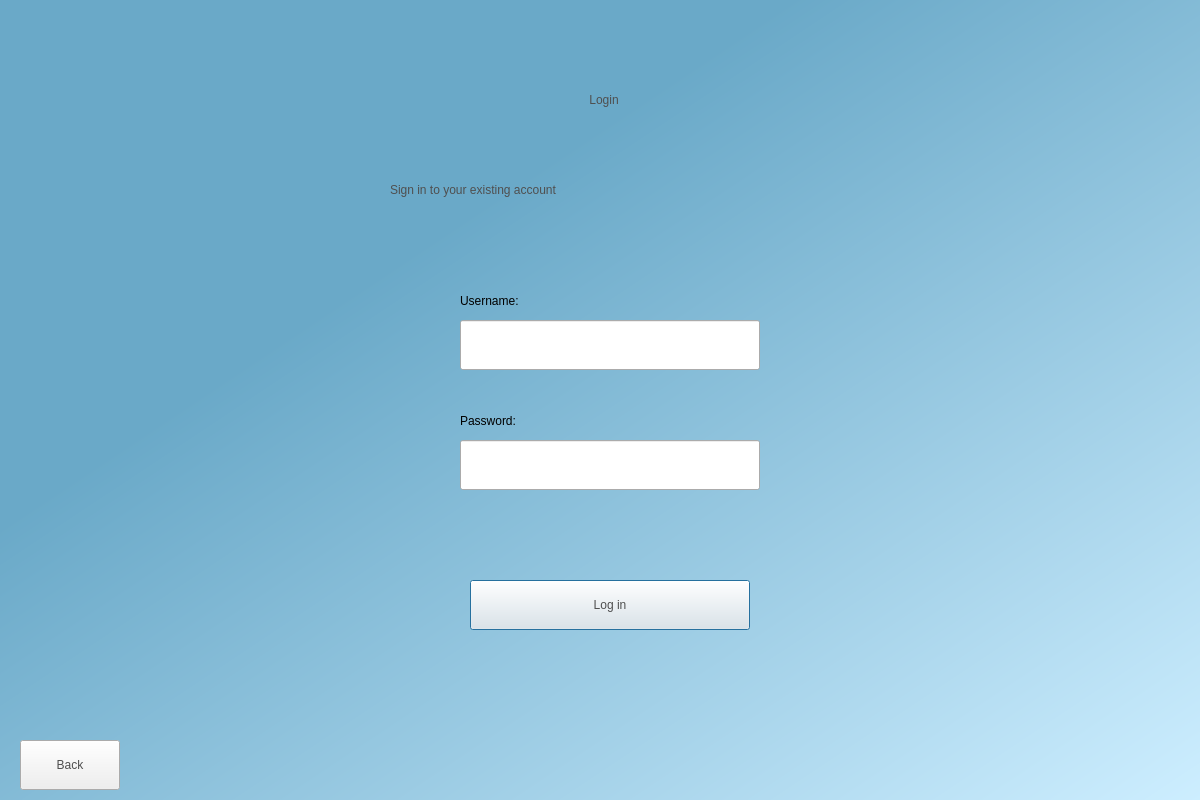
<?xml version="1.0" encoding="UTF-8"?>
<ui version="4.0">
 <class>Login</class>
 <widget class="QDialog" name="Login">
  <property name="enabled">
   <bool>true</bool>
  </property>
  <property name="geometry">
   <rect>
    <x>0</x>
    <y>0</y>
    <width>1200</width>
    <height>800</height>
   </rect>
  </property>
  <property name="sizePolicy">
   <sizepolicy hsizetype="Fixed" vsizetype="Fixed">
    <horstretch>0</horstretch>
    <verstretch>0</verstretch>
   </sizepolicy>
  </property>
  <property name="windowTitle">
   <string>Dialog</string>
  </property>
  <property name="styleSheet">
   <string notr="true">QDialog#Login{
background-color:qlineargradient(spread:repeat, x1:0, y1:0, x2:1, y2:1, stop:0.329545 rgba(106, 169, 200, 255), stop:1 rgba(205, 238, 255, 255));
}</string>
  </property>
  <property name="sizeGripEnabled">
   <bool>false</bool>
  </property>
  <widget class="QLabel" name="label">
   <property name="enabled">
    <bool>false</bool>
   </property>
   <property name="geometry">
    <rect>
     <x>480</x>
     <y>60</y>
     <width>248</width>
     <height>79</height>
    </rect>
   </property>
   <property name="sizePolicy">
    <sizepolicy hsizetype="Maximum" vsizetype="Fixed">
     <horstretch>100</horstretch>
     <verstretch>0</verstretch>
    </sizepolicy>
   </property>
   <property name="styleSheet">
    <string notr="true">font: 48pt &quot;Corbel&quot;; color:rgb(79, 79, 79);</string>
   </property>
   <property name="text">
    <string>Login</string>
   </property>
   <property name="alignment">
    <set>Qt::AlignCenter</set>
   </property>
  </widget>
  <widget class="QLabel" name="label_2">
   <property name="geometry">
    <rect>
     <x>390</x>
     <y>170</y>
     <width>431</width>
     <height>40</height>
    </rect>
   </property>
   <property name="sizePolicy">
    <sizepolicy hsizetype="Maximum" vsizetype="Fixed">
     <horstretch>0</horstretch>
     <verstretch>0</verstretch>
    </sizepolicy>
   </property>
   <property name="styleSheet">
    <string notr="true">font: 24pt &quot;Corbel&quot;; color:rgb(79, 79, 79);</string>
   </property>
   <property name="text">
    <string>Sign in to your existing account</string>
   </property>
  </widget>
  <widget class="QPushButton" name="loginButton">
   <property name="geometry">
    <rect>
     <x>470</x>
     <y>580</y>
     <width>280</width>
     <height>50</height>
    </rect>
   </property>
   <property name="sizePolicy">
    <sizepolicy hsizetype="Fixed" vsizetype="Fixed">
     <horstretch>0</horstretch>
     <verstretch>0</verstretch>
    </sizepolicy>
   </property>
   <property name="minimumSize">
    <size>
     <width>280</width>
     <height>50</height>
    </size>
   </property>
   <property name="acceptDrops">
    <bool>false</bool>
   </property>
   <property name="autoFillBackground">
    <bool>false</bool>
   </property>
   <property name="styleSheet">
    <string notr="true">font: 20pt &quot;Corbel&quot;;
color:rgb(79, 79, 79);
</string>
   </property>
   <property name="text">
    <string>Log in</string>
   </property>
  </widget>
  <widget class="QLineEdit" name="usernameEdit">
   <property name="geometry">
    <rect>
     <x>460</x>
     <y>320</y>
     <width>300</width>
     <height>50</height>
    </rect>
   </property>
   <property name="styleSheet">
    <string notr="true">font: 12pt &quot;Corbel&quot;; color:rgb(0, 0, 0);</string>
   </property>
  </widget>
  <widget class="QLabel" name="label_3">
   <property name="geometry">
    <rect>
     <x>460</x>
     <y>290</y>
     <width>161</width>
     <height>21</height>
    </rect>
   </property>
   <property name="styleSheet">
    <string notr="true">font: 12pt &quot;Corbel&quot;; color:rgb(0, 0, 0);</string>
   </property>
   <property name="text">
    <string>Username:</string>
   </property>
  </widget>
  <widget class="QLabel" name="label_4">
   <property name="geometry">
    <rect>
     <x>460</x>
     <y>410</y>
     <width>161</width>
     <height>21</height>
    </rect>
   </property>
   <property name="styleSheet">
    <string notr="true">font: 12pt &quot;Corbel&quot;; color:rgb(0, 0, 0);</string>
   </property>
   <property name="text">
    <string>Password:</string>
   </property>
  </widget>
  <widget class="QLineEdit" name="passwordEdit">
   <property name="geometry">
    <rect>
     <x>460</x>
     <y>440</y>
     <width>300</width>
     <height>50</height>
    </rect>
   </property>
   <property name="styleSheet">
    <string notr="true">font: 12pt &quot;Corbel&quot;; color:rgb(0, 0, 0);</string>
   </property>
  </widget>
  <widget class="QLabel" name="errorLabel">
   <property name="enabled">
    <bool>true</bool>
   </property>
   <property name="geometry">
    <rect>
     <x>460</x>
     <y>500</y>
     <width>301</width>
     <height>21</height>
    </rect>
   </property>
   <property name="acceptDrops">
    <bool>false</bool>
   </property>
   <property name="styleSheet">
    <string notr="true">font: 12pt &quot;Corbel&quot;; color:rgb(200, 0, 0);</string>
   </property>
   <property name="text">
    <string/>
   </property>
  </widget>
  <widget class="QPushButton" name="backButton">
   <property name="geometry">
    <rect>
     <x>20</x>
     <y>740</y>
     <width>100</width>
     <height>50</height>
    </rect>
   </property>
   <property name="sizePolicy">
    <sizepolicy hsizetype="Fixed" vsizetype="Fixed">
     <horstretch>0</horstretch>
     <verstretch>0</verstretch>
    </sizepolicy>
   </property>
   <property name="minimumSize">
    <size>
     <width>100</width>
     <height>50</height>
    </size>
   </property>
   <property name="acceptDrops">
    <bool>false</bool>
   </property>
   <property name="autoFillBackground">
    <bool>false</bool>
   </property>
   <property name="styleSheet">
    <string notr="true">font: 20pt &quot;Corbel&quot;;
color:rgb(79, 79, 79);
</string>
   </property>
   <property name="text">
    <string>Back</string>
   </property>
  </widget>
 </widget>
 <resources/>
 <connections/>
</ui>
